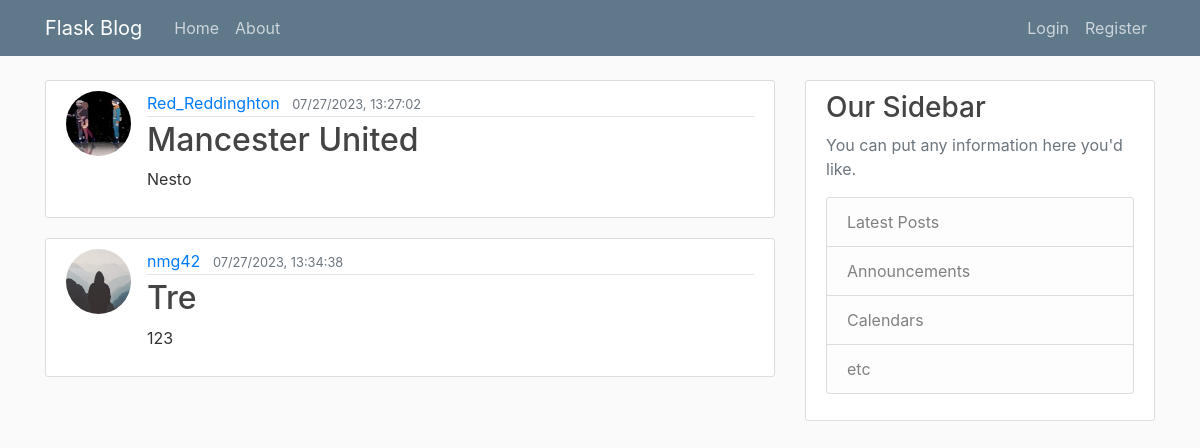
Page /home on the earlier database version.
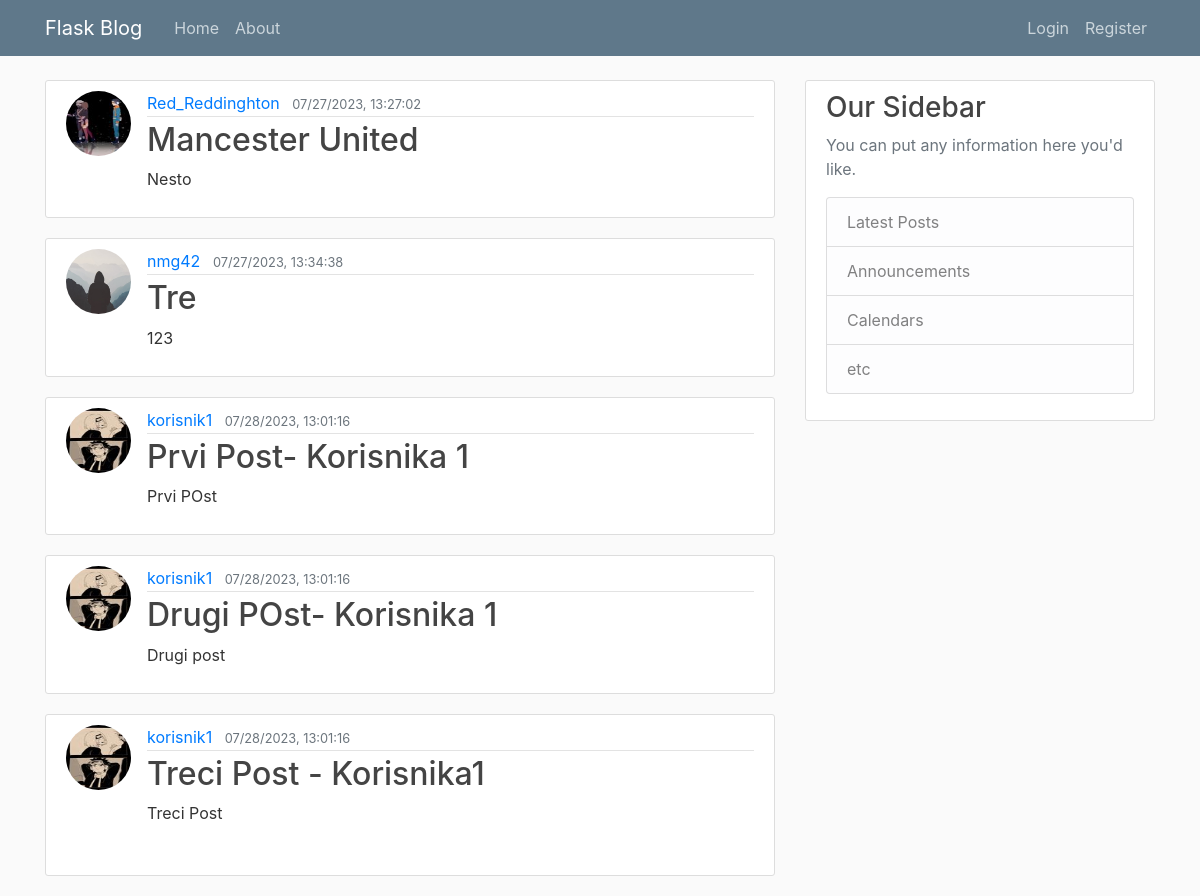
Same page on the later database version.
### flask_blog/models.py (models this page shows, shortened)
class Post(db.Model):
    id=db.Column(db.Integer,primary_key=True)
    title=db.Column(db.String(100),nullable=False)
    date_posted=db.Column(db.DateTime,nullable=False,default=datetime.utcnow())
    content=db.Column(db.Text,nullable=False)
    user_id=db.Column(db.Integer,db.ForeignKey("user.id"),nullable=False)

class User(db.Model,UserMixin):
    id=db.Column(db.Integer,primary_key=True)
    username=db.Column(db.String(20),unique=True,nullable=False)
    email=db.Column(db.String(120),unique=True,nullable=False)
    image_file=db.Column(db.String(20),nullable=False,default='default.jpg')
    password=db.Column(db.String(60),nullable=False)
    posts=db.relationship("Post",backref="author",lazy=True)

### flask_blog/routes.py (the view)
@app.route("/")
@app.route("/home")
def home():
    page=request.args.get("page",1,type=int)
    posts=Post.query.paginate(page=page,per_page=5)
    return render_template('home.html', posts=posts)

### flask_blog/templates/home.html
{% extends "layout.html" %}
{% block content %}
{% for post in posts.items %}
<article class="media content-section">
    <img class="rounded-circle article-img "
        src="{{url_for('static',filename='profile_pics/'+ post.author.image_file)}}" alt="">
    <div class="media-body">
        <div class="article-metadata">
            <a class="mr-2" href="#">{{ post.author.username }}</a>
            <small class="text-muted">{{ post.date_posted.strftime("%m/%d/%Y, %H:%M:%S") }}</small>
        </div>
        <h2><a class="article-title" href="{{url_for('post',post_id=post.id)}}">{{ post.title }}</a></h2>
        <p class="article-content">{{ post.content }}</p>
    </div>
</article>
{% endfor %}
{% endblock content %}

### flask_blog/templates/layout.html (shortened to what this page needs)
<!DOCTYPE html>
<html>
<head>
    <link rel="stylesheet" href="https://maxcdn.bootstrapcdn.com/bootstrap/4.0.0/css/bootstrap.min.css"
>
    <link rel="stylesheet" type="text/css" href="{{ url_for('static', filename='main.css') }}">
</head>
<body>
    <header class="site-header">
        <nav class="navbar navbar-expand-md navbar-dark bg-steel fixed-top">
            <div class="container">
                <a class="navbar-brand mr-4" href="/">Flask Blog</a>
                <div class="collapse navbar-collapse" id="navbarToggle">
                    <div class="navbar-nav mr-auto">
                        <a class="nav-item nav-link" href="{{ url_for('home') }}">Home</a>
                        <a class="nav-item nav-link" href="{{ url_for('about') }}">About</a>
                    </div>
                    <div class="navbar-nav">
                        {% if current_user.is_authenticated%}
                        <a class="nav-item nav-link" href="{{ url_for('new_post') }}">New Post</a>
                        <a class="nav-item nav-link" href="{{ url_for('account') }}">Account</a>
                        <a class="nav-item nav-link" href="{{ url_for('logout') }}">Logout</a>
                        {% else %}
                        <a class="nav-item nav-link" href="{{ url_for('login') }}">Login</a>
                        <a class="nav-item nav-link" href="{{ url_for('register') }}">Register</a>
                        {% endif %}
                    </div>
                </div>
            </div>
        </nav>
    </header>
    <main role="main" class="container">
        <div class="row">
            <div class="col-md-8">
                {% block content %}{% endblock %}
            </div>
            <div class="col-md-4">
                <div class="content-section">
                    <h3>Our Sidebar</h3>
                    <p class='text-muted'>You can put any information here you'd like.
                    <ul class="list-group">
                        <li class="list-group-item list-group-item-light">Latest Posts</li>
                        <li class="list-group-item list-group-item-light">Announcements</li>
                        <li class="list-group-item list-group-item-light">Calendars</li>
                        <li class="list-group-item list-group-item-light">etc</li>
                    </ul>
                    </p>
                </div>
            </div>
        </div>
    </main>
</body>
</html>

### flask_blog/static/main.css (style rules this page uses)
body { background: #fafafa; color: #333333; margin-top: 5rem; }
h1, h2, h3, h4, h5, h6 { color: #444444; }
.bg-steel { background-color: #5f788a; }
.site-header .navbar-nav .nav-link { color: #cbd5db; }
.content-section { background: #ffffff; padding: 10px 20px; border: 1px solid #dddddd; border-radius: 3px; margin-bottom: 20px; }
.article-title { color: #444444; }
.article-content { white-space: pre-line; }
.article-img { height: 65px; width: 65px; margin-right: 16px; }
.article-metadata { padding-bottom: 1px; margin-bottom: 4px; border-bottom: 1px solid #e3e3e3 }

Differences in the rows shown:
added Post: image_file (picture), author.username "korisnik1", date_posted "07/28/2023, 13:01:16", title "Prvi Post- Korisnika 1", content "Prvi POst"
added Post: image_file (picture), author.username "korisnik1", date_posted "07/28/2023, 13:01:16", title "Drugi POst- Korisnika 1", content "Drugi post"
added Post: image_file (picture), author.username "korisnik1", date_posted "07/28/2023, 13:01:16", title "Treci Post - Korisnika1", content "Treci Post"
